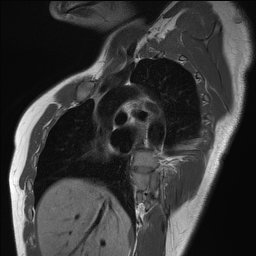
#> input picture IM-0160-0001.dcm.png, 256 x 256 px, found by its file name
$ jupyter execute --allow-errors watershed_segment_png.ipynb   (shell and % lines are left out)   (older library calls are emulated)
#> lines starting #> are read from the running program, lines starting #| are printed output that depends on the picture
[cell 1]

import numpy as np
import pandas as pd
import pydicom
import os
import scipy.ndimage as ndimage
from skimage import measure, morphology, segmentation
import matplotlib.pyplot as plt
from skimage.segmentation import watershed

import time

[cell 2]
INPUT_FOLDER = '/content/pasien'

#> (the rest of this cell did not finish here and is left out)

[cell 3]
# [11 lines left out: function load_image, not called in this run]

#> (the rest of this cell did not finish here and is left out)

#> (a cell that did not finish here is left out)

[cell 5]
# [44 lines left out: function generate_markers, not called in this run]

#> (a cell that did not finish here is left out)

[cell 7]
# Lists to store computation times and iterations
computation_times = []
iteration_titles = []

[cell 8]
# [83 lines left out: function segment_cardiac, not called in this run]

[cell 9]
import cv2
import numpy as np
import matplotlib.pyplot as plt

# Baca gambar asli
image = cv2.imread('/content/pasien/4/IM-0160-0001.dcm.png', cv2.IMREAD_GRAYSCALE)
#> image is the input picture: shape (256, 256); min 6, max 255, mean 57.1

# Terapkan Gaussian Blur untuk mengurangi noise
blurred_image = cv2.GaussianBlur(image, (5, 5), 0)

# Terapkan Sobel Gradient
sobel_x = cv2.Sobel(blurred_image, cv2.CV_64F, 1, 0, ksize=3)
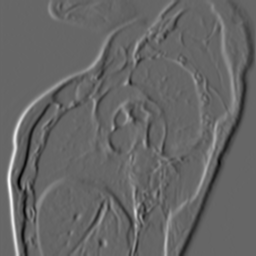
#> sobel_x: shape (256, 256) float64; min -388, max 576, mean 0; drawn with min black and max white
sobel_y = cv2.Sobel(blurred_image, cv2.CV_64F, 0, 1, ksize=3)
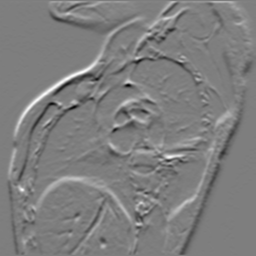
#> sobel_y: shape (256, 256) float64; min -293, max 299, mean 1.2; drawn with min black and max white
sobel_gradient = cv2.magnitude(sobel_x, sobel_y)
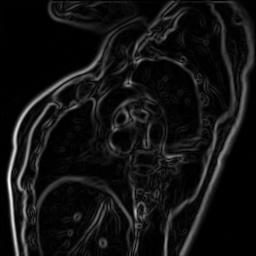
#> sobel_gradient: shape (256, 256) float64; min 0, max 579.1, mean 42.5; drawn with min black and max white

# Normalisasi hasil Sobel Gradient
sobel_normalized = cv2.normalize(sobel_gradient, None, 0, 255, cv2.NORM_MINMAX).astype(np.uint8)

# Plot hasil
plt.figure(figsize=(10, 5))
plt.subplot(1, 3, 1)
plt.title("Original Image")
plt.imshow(image, cmap='gray')
plt.axis('off')

plt.subplot(1, 3, 2)
plt.title("Blurred Image")
plt.imshow(blurred_image, cmap='gray')
plt.axis('off')

plt.subplot(1, 3, 3)
plt.title("Sobel Gradient")
plt.imshow(sobel_normalized, cmap='gray')
plt.axis('off')

plt.tight_layout()
plt.show()
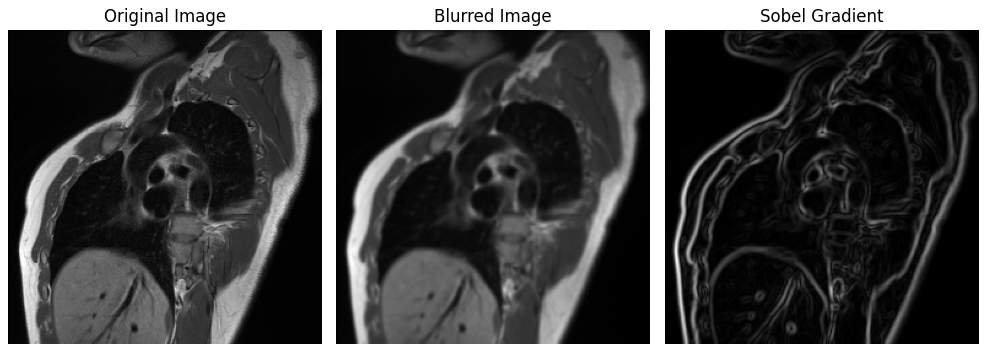
#> figure drawn by matplotlib, 3 panels

$ run again, with IM-0155-0001.dcm.png copied over IM-0160-0001.dcm.png
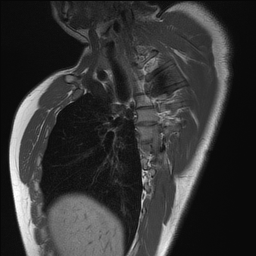
#> input picture IM-0155-0001.dcm.png, 256 x 256 px, found by its file name
#> image is the input picture: shape (256, 256); min 8, max 255, mean 53.3
#> `sobel_gradient = cv2.magnitude(sobel_x, sobel_y)`:
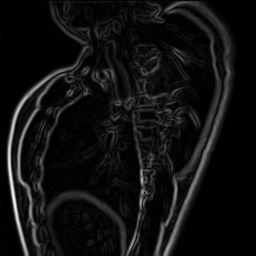
#> sobel_gradient: shape (256, 256) float64; min 0, max 558.4, mean 37.3; drawn with min black and max white
#> `plt.show()`:
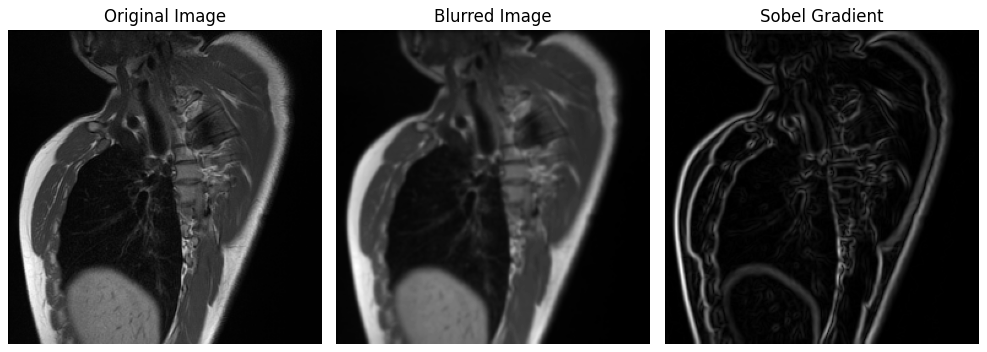
#> figure drawn by matplotlib, 3 panels

$ run again, with IM-0157-0001.dcm.png copied over IM-0160-0001.dcm.png
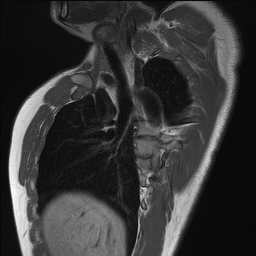
#> input picture IM-0157-0001.dcm.png, 256 x 256 px, found by its file name
#> image is the input picture: shape (256, 256); min 8, max 255, mean 54.2
#> `sobel_gradient = cv2.magnitude(sobel_x, sobel_y)`:
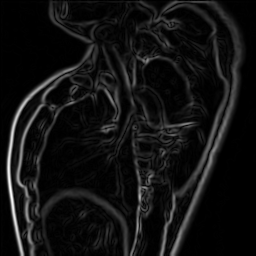
#> sobel_gradient: shape (256, 256) float64; min 0, max 553.8, mean 39.6; drawn with min black and max white
#> `plt.show()`:
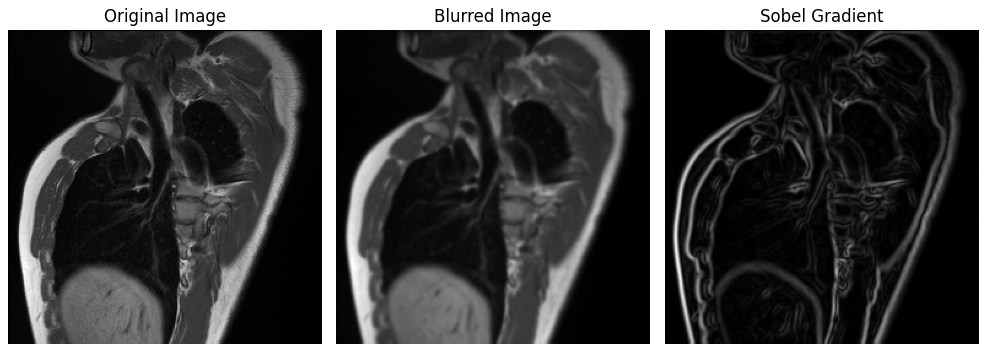
#> figure drawn by matplotlib, 3 panels
